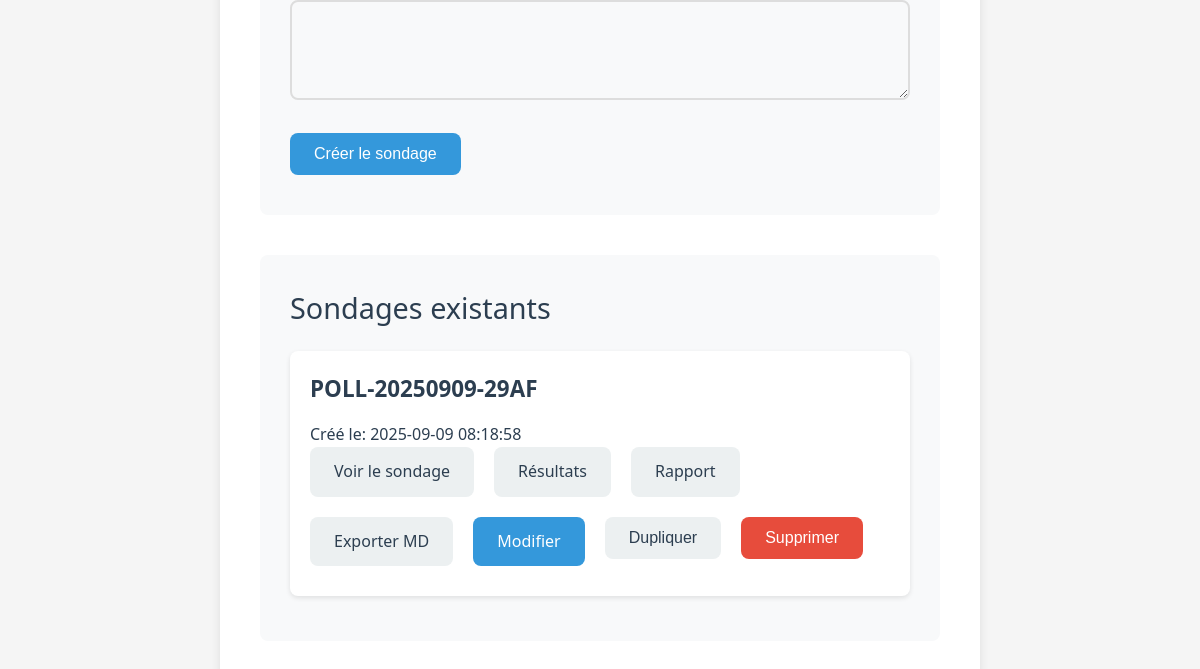
The page /?action=admin (signed in, lower part) on the database as committed earlier.
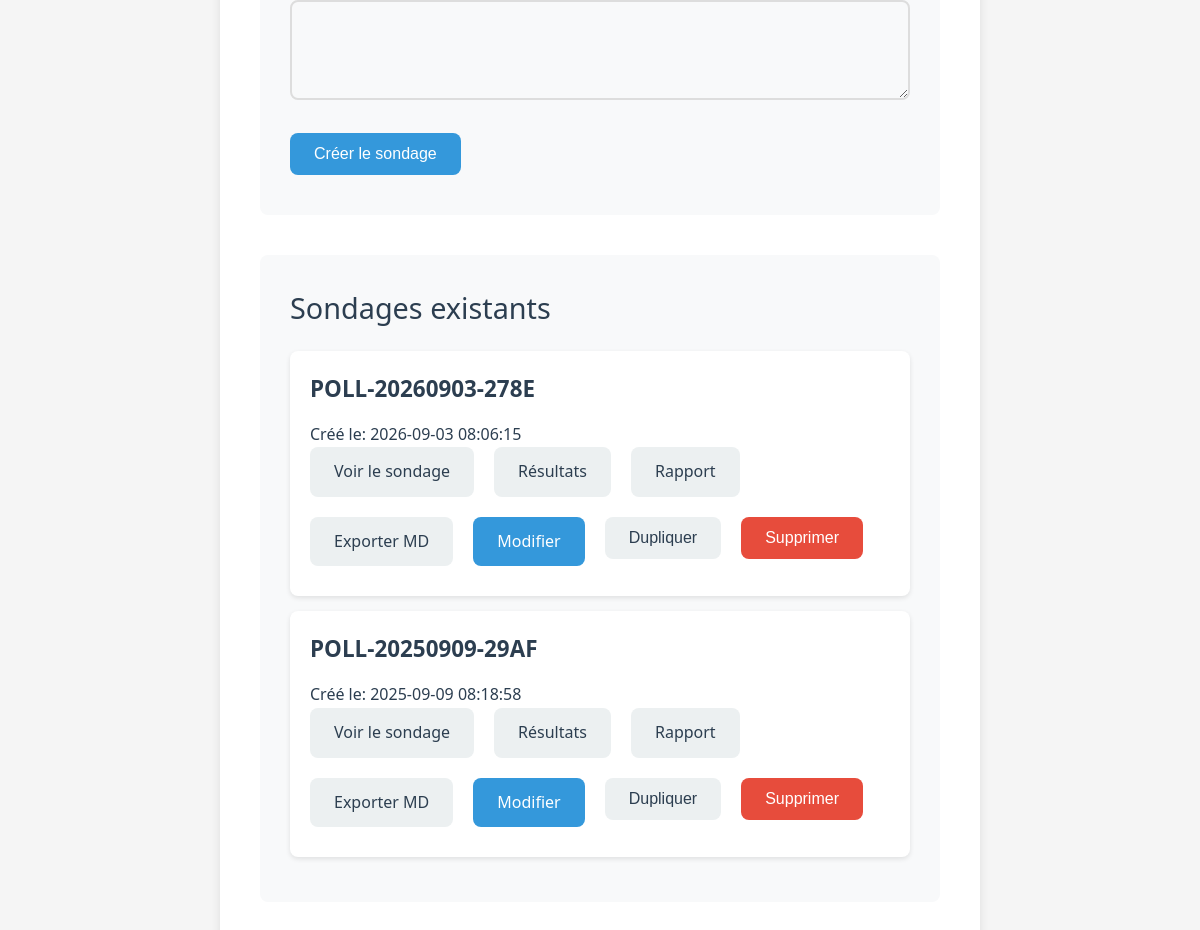
The same page on the database as committed later.
### tables this page shows
CREATE TABLE polls (
            id INTEGER PRIMARY KEY AUTOINCREMENT,
            code TEXT UNIQUE NOT NULL,
            header_html TEXT,
            options TEXT,
            allow_multiple INTEGER DEFAULT 0,
            has_other INTEGER DEFAULT 1,
            end_date TEXT,
            thank_message TEXT,
            created_at DATETIME DEFAULT CURRENT_TIMESTAMP
        , require_signature INTEGER DEFAULT 0);

### config.ref.php (called while the page is built)
<?php
return [
    'admin_password' => 'admin123',
    'default_header' => '<div style="text-align: center; padding: 20px; background: #3498db; color: white; border-radius: 8px; margin-bottom: 30px;">
        <h2 style="margin: 0; font-size: 2em; font-weight: 300;">Sondage</h2>
        <p style="margin: 10px 0 0 0; opacity: 0.9;">Merci de prendre quelques instants pour répondre à ce sondage</p>
    </div>',
    'default_thank_message' => '<div style="text-align: center; padding: 30px;">
        <h2 style="color: #2ecc71; margin-bottom: 20px;">Merci pour votre participation !</h2>
        <p style="font-size: 1.1em; color: #555;">Votre vote a été enregistré avec succès.</p>
        <p style="margin-top: 20px; color: #777;">Consultez les résultats ci-dessous pour voir les tendances actuelles.</p>
    </div>',
    'database' => [
        'path' => 'polls.db',
        'type' => 'sqlite'
    ],
    'poll_defaults' => [
        'allow_multiple' => false,
        'has_other' => true,
        'show_results_after_vote' => true,
        'one_vote_per_ip' => true
    ],
    'security' => [
        'enable_csrf' => true,
        'session_lifetime' => 3600,
        'max_poll_options' => 50,
        'max_comment_length' => 500
    ],
    'display' => [
        'items_per_page' => 10,
        'date_format' => 'd/m/Y H:i',
        'timezone' => 'Europe/Paris'
    ],
    'messages' => [
        'already_voted' => 'Vous avez déjà voté pour ce sondage.',
        'poll_not_found' => 'Le sondage demandé n\'existe pas.',
        'poll_expired' => 'Ce sondage a expiré.',
        'invalid_code' => 'Code administrateur incorrect.',
        'poll_created' => 'Le sondage a été créé avec succès.',
        'no_option_selected' => 'Veuillez sélectionner au moins une option.'
    ]
];

### index.php (the view, shortened to what the changed rows need)
<?php
$config = file_exists('config.php') ? require('config.php') : require('config.ref.php');
class PollSystem {
    private $db;
    private $config;
    public function __construct($config) {
        $this->config = $config;
        $this->initDatabase();
    }
    private function initDatabase() {
        $dbPath = $this->config['database']['path'] ?? 'polls.db';
        if (substr($dbPath, 0, 1) !== '/') {
            $dbPath = __DIR__ . '/' . $dbPath;
        }
        $dbDir = dirname($dbPath);
        $this->db = new PDO('sqlite:' . $dbPath);
        $this->db->setAttribute(PDO::ATTR_ERRMODE, PDO::ERRMODE_EXCEPTION);
        $this->db->exec("CREATE TABLE IF NOT EXISTS polls (
            id INTEGER PRIMARY KEY AUTOINCREMENT,
            code TEXT UNIQUE NOT NULL,
            header_html TEXT,
            options TEXT,
            allow_multiple INTEGER DEFAULT 0,
            has_other INTEGER DEFAULT 1,
            require_signature INTEGER DEFAULT 0,
            end_date TEXT,
            thank_message TEXT,
            created_at DATETIME DEFAULT CURRENT_TIMESTAMP
        )");
        $this->db->exec("CREATE TABLE IF NOT EXISTS votes (
            id INTEGER PRIMARY KEY AUTOINCREMENT,
            poll_code TEXT,
            selected_options TEXT,
            other_comment TEXT,
            ip_address TEXT,
            voter_lastname TEXT,
            voter_firstname TEXT,
            voter_email TEXT,
            signature TEXT,
            voted_at DATETIME DEFAULT CURRENT_TIMESTAMP
        )");
        $this->ensureColumn('polls', 'require_signature', 'INTEGER DEFAULT 0');
        $this->ensureColumn('votes', 'voter_lastname', 'TEXT');
        $this->ensureColumn('votes', 'voter_firstname', 'TEXT');
        $this->ensureColumn('votes', 'voter_email', 'TEXT');
        $this->ensureColumn('votes', 'signature', 'TEXT');
    }
    private function ensureColumn($table, $column, $definition) {
        $stmt = $this->db->query("PRAGMA table_info(" . $table . ")");
        $columns = $stmt->fetchAll(PDO::FETCH_COLUMN, 1);
    }
    public function isAdmin() {
        return isset($_SESSION['is_admin']) && $_SESSION['is_admin'] === true;
    }
    public function getPollUrl($pollCode) {
        return htmlspecialchars(rawurlencode($pollCode));
    }
    public function getAllPolls() {
        $stmt = $this->db->query("SELECT * FROM polls ORDER BY created_at DESC");
        return $stmt->fetchAll(PDO::FETCH_ASSOC);
    }
}
$pollSystem = new PollSystem($config);
$action = $_GET['action'] ?? '';
    ?>
<!DOCTYPE html>
<html lang="fr">
<head>
    <link rel="stylesheet" href="style.css">
    <link href="https://cdn.quilljs.com/1.3.6/quill.snow.css" rel="stylesheet">
</head>
<body>
    <div class="container">
        <?php if ($action === 'admin' && $pollSystem->isAdmin()): ?>
            <div class="admin-panel fade-in">
                <div class="polls-list">
                    <h2>Sondages existants</h2>
                    <?php foreach ($pollSystem->getAllPolls() as $poll): ?>
                        <div class="poll-item slide-in">
                            <h3><?= htmlspecialchars($poll['code']) ?></h3>
                            <p>Créé le: <?= $poll['created_at'] ?></p>
                            <div style="display: flex; flex-wrap: wrap; gap: 10px;">
                                <a href="<?= $pollSystem->getPollUrl($poll['code']) ?>" class="btn" target="_blank">Voir le sondage</a>
                                <a href="?action=results&code=<?= urlencode($poll['code']) ?>" class="btn">Résultats</a>
                                <a href="?action=report&code=<?= urlencode($poll['code']) ?>" class="btn" target="_blank">Rapport</a>
                                <a href="?action=export&code=<?= urlencode($poll['code']) ?>" class="btn">Exporter MD</a>
                                <a href="?action=admin&edit=<?= urlencode($poll['code']) ?>" class="btn btn-primary">Modifier</a>
                                <form method="POST" style="display: inline;">
                                    <button type="submit" name="duplicate_poll" class="btn" title="Dupliquer ce sondage">Dupliquer</button>
                                </form>
                                <form method="POST" style="display: inline;" onsubmit="return confirm('Êtes-vous sûr de vouloir supprimer ce sondage et tous ses votes ?');">
                                    <button type="submit" name="delete_poll" class="btn btn-danger">Supprimer</button>
                                </form>
                            </div>
                        </div>
                    <?php endforeach; ?>
                </div>
            </div>
        <?php endif; ?>
    </div>
</body>
</html>

Rows that differ between the two databases and show on the page:
added polls: code "POLL-20260903-278E", created_at "2026-09-03 08:06:15"
